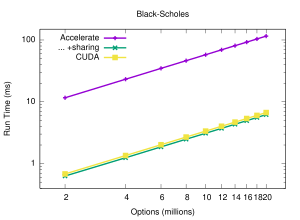

Write the gnuplot code that produced this figure.
# vim: filetype=gnuplot

set title "Black-Scholes"

set terminal pdf size 3,2.2
set output "black-scholes.pdf"

set key on
set key left

set xlabel "Options (millions)"
set logscale x
set xrange [1.5:25]

set xtics (2, 4, 6, 8, 10, 12, 14, 16, 18, 20)

set ylabel "Run Time (ms)"
set logscale y
set yrange [0.4:150]

plot    'black-scholes.dat' using ($1):($2)                                     \
                title "Accelerate"           ls 1   lw 4 with linespoints,      \
        'black-scholes.dat' using ($1):($3)                                     \
                title "... +sharing"         ls 2   lw 4 with linespoints,      \
        'black-scholes.dat' using ($1):($4)                                     \
                title "CUDA"                 ls 5   lw 4 with linespoints
